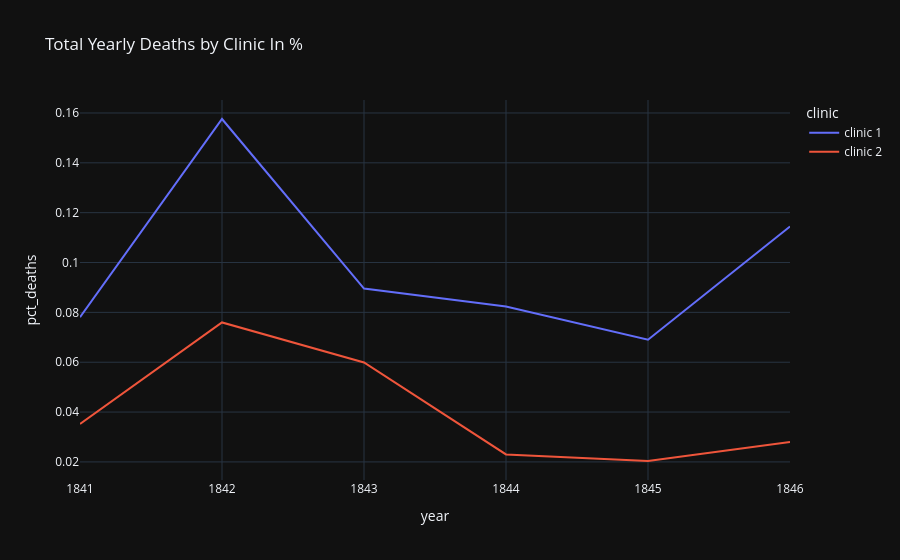

Notebook code cell kept with this figure:
### Code cell
line3 = px.line(
    df_yearly,
    x='year',
    y='pct_deaths',
    color='clinic',
    title='Total Yearly Deaths by Clinic In %'
)
line3.show()

### Figure 1 — Plotly figure (JSON) as saved in the notebook; plotly's stock layout.template omitted (floating-point values rounded to 4 significant figures)
{"data": [{"hovertemplate": "clinic=clinic 1<br>year=%{x}<br>pct_deaths=%{y}<extra></extra>", "legendgroup": "clinic 1", "line": {"color": "#636efa", "dash": "solid"}, "marker": {"symbol": "circle"}, "mode": "lines", "name": "clinic 1", "orientation": "v", "showlegend": true, "x": [1841, 1842, 1843, 1844, 1845, 1846], "xaxis": "x", "y": [0.07806, 0.1576, 0.08954, 0.08236, 0.06901, 0.1145], "yaxis": "y", "type": "scatter"}, {"hovertemplate": "clinic=clinic 2<br>year=%{x}<br>pct_deaths=%{y}<extra></extra>", "legendgroup": "clinic 2", "line": {"color": "#EF553B", "dash": "solid"}, "marker": {"symbol": "circle"}, "mode": "lines", "name": "clinic 2", "orientation": "v", "showlegend": true, "x": [1841, 1842, 1843, 1844, 1845, 1846], "xaxis": "x", "y": [0.03522, 0.07597, 0.05988, 0.023, 0.02036, 0.02797], "yaxis": "y", "type": "scatter"}], "layout": {"xaxis": {"anchor": "y", "domain": [0.0, 1.0], "title": {"text": "year"}}, "yaxis": {"anchor": "x", "domain": [0.0, 1.0], "title": {"text": "pct_deaths"}}, "legend": {"title": {"text": "clinic"}, "tracegroupgap": 0}, "title": {"text": "Total Yearly Deaths by Clinic In %"}}}
